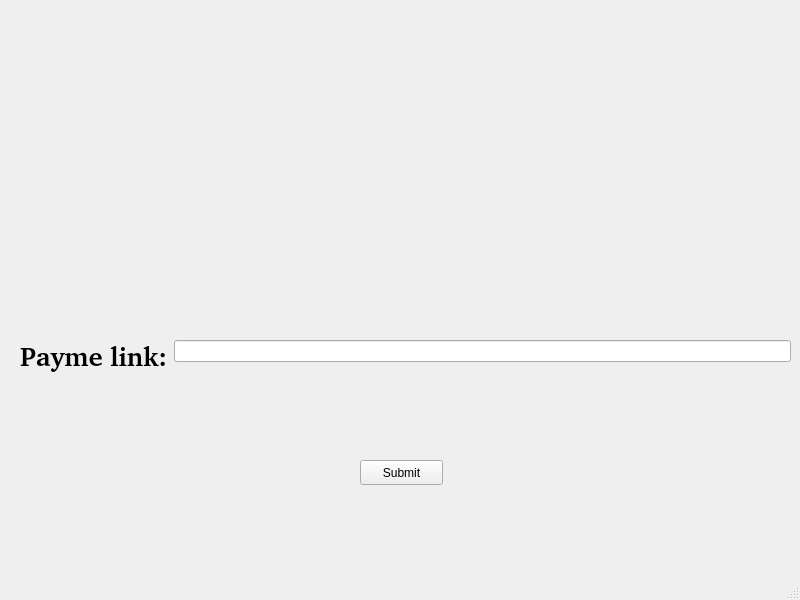
<?xml version="1.0" encoding="UTF-8"?>
<ui version="4.0">
 <class>MainWindow</class>
 <widget class="QMainWindow" name="MainWindow">
  <property name="geometry">
   <rect>
    <x>0</x>
    <y>0</y>
    <width>800</width>
    <height>600</height>
   </rect>
  </property>
  <property name="windowTitle">
   <string>MainWindow</string>
  </property>
  <widget class="QWidget" name="centralwidget">
   <widget class="QLabel" name="label">
    <property name="geometry">
     <rect>
      <x>150</x>
      <y>60</y>
      <width>461</width>
      <height>121</height>
     </rect>
    </property>
    <property name="text">
     <string/>
    </property>
    <property name="pixmap">
     <pixmap>../PIX/PayPal2.png</pixmap>
    </property>
   </widget>
   <widget class="QWidget" name="formLayoutWidget">
    <property name="geometry">
     <rect>
      <x>20</x>
      <y>340</y>
      <width>771</width>
      <height>35</height>
     </rect>
    </property>
    <layout class="QFormLayout" name="formLayout">
     <item row="0" column="0">
      <widget class="QLabel" name="label_2">
       <property name="font">
        <font>
         <family>Bitstream Charter</family>
         <pointsize>20</pointsize>
         <weight>75</weight>
         <bold>true</bold>
         <stylestrategy>PreferAntialias</stylestrategy>
        </font>
       </property>
       <property name="text">
        <string>Payme link:</string>
       </property>
      </widget>
     </item>
     <item row="0" column="1">
      <widget class="QLineEdit" name="lineEdit"/>
     </item>
    </layout>
   </widget>
   <widget class="QPushButton" name="pushButton">
    <property name="geometry">
     <rect>
      <x>360</x>
      <y>460</y>
      <width>83</width>
      <height>25</height>
     </rect>
    </property>
    <property name="text">
     <string>Submit</string>
    </property>
   </widget>
   <widget class="QLabel" name="label_3">
    <property name="geometry">
     <rect>
      <x>540</x>
      <y>460</y>
      <width>64</width>
      <height>17</height>
     </rect>
    </property>
    <property name="text">
     <string/>
    </property>
   </widget>
  </widget>
  <widget class="QMenuBar" name="menubar">
   <property name="geometry">
    <rect>
     <x>0</x>
     <y>0</y>
     <width>800</width>
     <height>22</height>
    </rect>
   </property>
  </widget>
  <widget class="QStatusBar" name="statusbar"/>
 </widget>
 <resources/>
 <connections/>
</ui>
